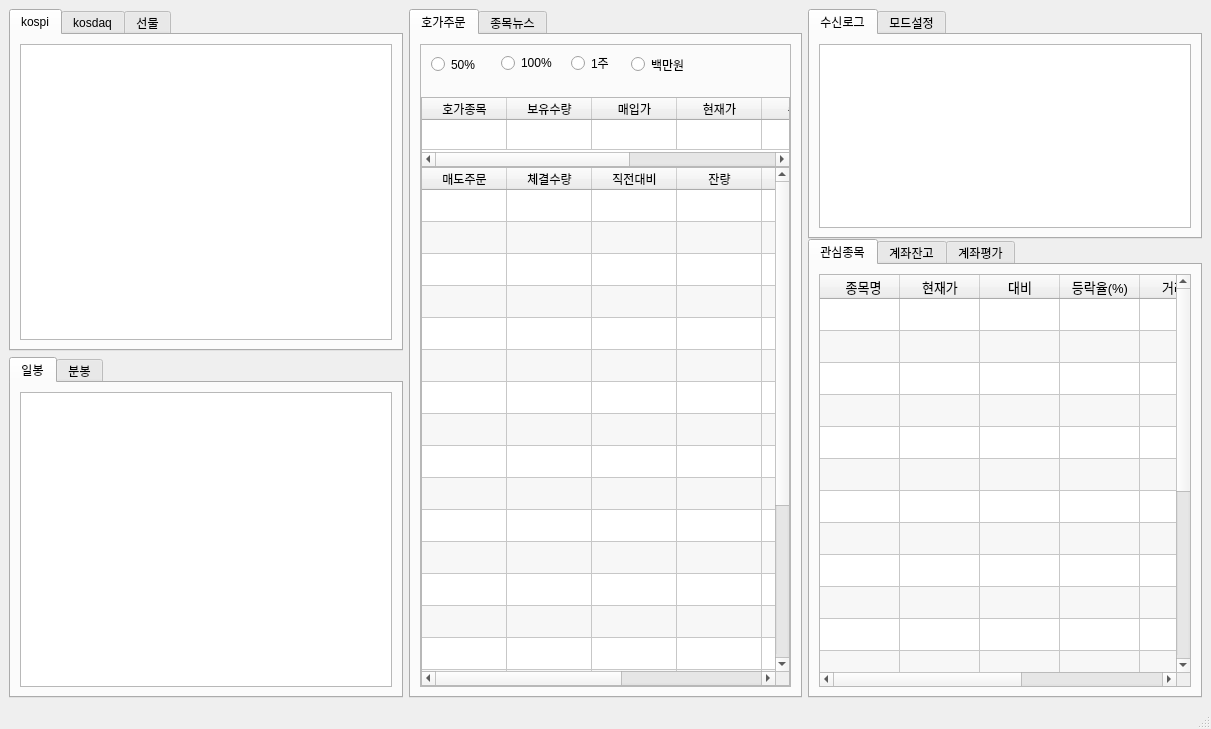
<?xml version="1.0" encoding="UTF-8"?>
<ui version="4.0">
 <class>MainWindow</class>
 <widget class="QMainWindow" name="MainWindow">
  <property name="geometry">
   <rect>
    <x>0</x>
    <y>0</y>
    <width>1211</width>
    <height>729</height>
   </rect>
  </property>
  <property name="windowTitle">
   <string>MainWindow</string>
  </property>
  <widget class="QWidget" name="centralwidget">
   <layout class="QGridLayout" name="gridLayout_10" columnstretch="0,0,0">
    <item row="1" column="0">
     <widget class="QTabWidget" name="code_chart">
      <property name="currentIndex">
       <number>0</number>
      </property>
      <widget class="QWidget" name="teb_daily">
       <attribute name="title">
        <string>일봉</string>
       </attribute>
       <layout class="QGridLayout" name="gridLayout_5">
        <item row="0" column="0">
         <widget class="PlotWidget" name="day_chart"/>
        </item>
       </layout>
      </widget>
      <widget class="QWidget" name="tab_weekly">
       <attribute name="title">
        <string>분봉</string>
       </attribute>
       <layout class="QGridLayout" name="gridLayout_7">
        <item row="0" column="0">
         <widget class="QGraphicsView" name="weekly_chart"/>
        </item>
       </layout>
      </widget>
     </widget>
    </item>
    <item row="0" column="0">
     <widget class="QTabWidget" name="market_chart">
      <property name="currentIndex">
       <number>0</number>
      </property>
      <widget class="QWidget" name="kospi">
       <attribute name="title">
        <string>kospi</string>
       </attribute>
       <layout class="QGridLayout" name="gridLayout">
        <item row="0" column="0">
         <widget class="PlotWidget" name="kospichart"/>
        </item>
       </layout>
      </widget>
      <widget class="QWidget" name="kosdaq">
       <attribute name="title">
        <string>kosdaq</string>
       </attribute>
       <layout class="QGridLayout" name="gridLayout_6">
        <item row="0" column="0">
         <widget class="QGraphicsView" name="kosdaqchart"/>
        </item>
       </layout>
      </widget>
      <widget class="QWidget" name="future">
       <attribute name="title">
        <string>선물</string>
       </attribute>
       <layout class="QGridLayout" name="gridLayout_9">
        <item row="0" column="0">
         <widget class="QGraphicsView" name="futurechart"/>
        </item>
       </layout>
      </widget>
     </widget>
    </item>
    <item row="0" column="1" rowspan="2">
     <widget class="QWidget" name="hoga_order" native="true">
      <layout class="QGridLayout" name="gridLayout_8" rowstretch="0,0">
       <property name="leftMargin">
        <number>0</number>
       </property>
       <property name="topMargin">
        <number>0</number>
       </property>
       <property name="rightMargin">
        <number>0</number>
       </property>
       <property name="bottomMargin">
        <number>0</number>
       </property>
       <property name="spacing">
        <number>0</number>
       </property>
       <item row="1" column="0">
        <widget class="QTabWidget" name="tabWidget">
         <property name="currentIndex">
          <number>0</number>
         </property>
         <widget class="QWidget" name="tab">
          <attribute name="title">
           <string>호가주문</string>
          </attribute>
          <layout class="QGridLayout" name="gridLayout_13">
           <item row="0" column="1">
            <widget class="QFrame" name="frame">
             <property name="frameShape">
              <enum>QFrame::StyledPanel</enum>
             </property>
             <property name="frameShadow">
              <enum>QFrame::Raised</enum>
             </property>
             <layout class="QGridLayout" name="gridLayout_14" rowstretch="80,80,800">
              <property name="leftMargin">
               <number>0</number>
              </property>
              <property name="topMargin">
               <number>0</number>
              </property>
              <property name="rightMargin">
               <number>0</number>
              </property>
              <property name="bottomMargin">
               <number>0</number>
              </property>
              <property name="spacing">
               <number>0</number>
              </property>
              <item row="1" column="0">
               <widget class="QTableWidget" name="table_hoga1">
                <property name="verticalScrollBarPolicy">
                 <enum>Qt::ScrollBarAlwaysOff</enum>
                </property>
                <property name="horizontalScrollBarPolicy">
                 <enum>Qt::ScrollBarAsNeeded</enum>
                </property>
                <property name="sizeAdjustPolicy">
                 <enum>QAbstractScrollArea::AdjustIgnored</enum>
                </property>
                <property name="autoScroll">
                 <bool>true</bool>
                </property>
                <property name="autoScrollMargin">
                 <number>16</number>
                </property>
                <property name="wordWrap">
                 <bool>false</bool>
                </property>
                <property name="rowCount">
                 <number>1</number>
                </property>
                <property name="columnCount">
                 <number>7</number>
                </property>
                <attribute name="horizontalHeaderDefaultSectionSize">
                 <number>85</number>
                </attribute>
                <attribute name="verticalHeaderVisible">
                 <bool>false</bool>
                </attribute>
                <attribute name="verticalHeaderDefaultSectionSize">
                 <number>30</number>
                </attribute>
                <row/>
                <column>
                 <property name="text">
                  <string>호가종목</string>
                 </property>
                </column>
                <column>
                 <property name="text">
                  <string>보유수량</string>
                 </property>
                </column>
                <column>
                 <property name="text">
                  <string>매입가</string>
                 </property>
                </column>
                <column>
                 <property name="text">
                  <string>현재가</string>
                 </property>
                </column>
                <column>
                 <property name="text">
                  <string>수익률</string>
                 </property>
                </column>
                <column>
                 <property name="text">
                  <string>평가손익</string>
                 </property>
                </column>
                <column>
                 <property name="text">
                  <string>평가금액</string>
                 </property>
                </column>
               </widget>
              </item>
              <item row="2" column="0">
               <widget class="QTableWidget" name="table_hoga2">
                <property name="alternatingRowColors">
                 <bool>true</bool>
                </property>
                <property name="wordWrap">
                 <bool>false</bool>
                </property>
                <property name="rowCount">
                 <number>22</number>
                </property>
                <property name="columnCount">
                 <number>7</number>
                </property>
                <attribute name="horizontalHeaderDefaultSectionSize">
                 <number>85</number>
                </attribute>
                <attribute name="horizontalHeaderHighlightSections">
                 <bool>true</bool>
                </attribute>
                <attribute name="horizontalHeaderStretchLastSection">
                 <bool>true</bool>
                </attribute>
                <attribute name="verticalHeaderVisible">
                 <bool>false</bool>
                </attribute>
                <attribute name="verticalHeaderCascadingSectionResizes">
                 <bool>false</bool>
                </attribute>
                <attribute name="verticalHeaderDefaultSectionSize">
                 <number>32</number>
                </attribute>
                <row/>
                <row/>
                <row/>
                <row/>
                <row/>
                <row/>
                <row/>
                <row/>
                <row/>
                <row/>
                <row/>
                <row/>
                <row/>
                <row/>
                <row/>
                <row/>
                <row/>
                <row/>
                <row/>
                <row/>
                <row/>
                <row/>
                <column>
                 <property name="text">
                  <string>매도주문</string>
                 </property>
                </column>
                <column>
                 <property name="text">
                  <string>체결수량</string>
                 </property>
                </column>
                <column>
                 <property name="text">
                  <string>직전대비</string>
                 </property>
                </column>
                <column>
                 <property name="text">
                  <string>잔량</string>
                 </property>
                </column>
                <column>
                 <property name="text">
                  <string>호가</string>
                 </property>
                </column>
                <column>
                 <property name="text">
                  <string>증감률</string>
                 </property>
                </column>
                <column>
                 <property name="text">
                  <string>매수주문</string>
                 </property>
                </column>
               </widget>
              </item>
              <item row="0" column="0">
               <widget class="QWidget" name="widget_2" native="true">
                <widget class="QRadioButton" name="radioButton">
                 <property name="geometry">
                  <rect>
                   <x>10</x>
                   <y>10</y>
                   <width>61</width>
                   <height>19</height>
                  </rect>
                 </property>
                 <property name="text">
                  <string>50%</string>
                 </property>
                </widget>
                <widget class="QRadioButton" name="radioButton_3">
                 <property name="geometry">
                  <rect>
                   <x>80</x>
                   <y>10</y>
                   <width>71</width>
                   <height>16</height>
                  </rect>
                 </property>
                 <property name="text">
                  <string>100%</string>
                 </property>
                </widget>
                <widget class="QRadioButton" name="radioButton_2">
                 <property name="geometry">
                  <rect>
                   <x>150</x>
                   <y>10</y>
                   <width>51</width>
                   <height>16</height>
                  </rect>
                 </property>
                 <property name="text">
                  <string>1주</string>
                 </property>
                </widget>
                <widget class="QRadioButton" name="radioButton_4">
                 <property name="geometry">
                  <rect>
                   <x>210</x>
                   <y>10</y>
                   <width>91</width>
                   <height>19</height>
                  </rect>
                 </property>
                 <property name="text">
                  <string>백만원</string>
                 </property>
                </widget>
               </widget>
              </item>
             </layout>
            </widget>
           </item>
          </layout>
         </widget>
         <widget class="QWidget" name="tab_2">
          <attribute name="title">
           <string>종목뉴스</string>
          </attribute>
         </widget>
        </widget>
       </item>
      </layout>
     </widget>
    </item>
    <item row="0" column="2" rowspan="2">
     <widget class="QWidget" name="widget" native="true">
      <layout class="QGridLayout" name="gridLayout_4" rowstretch="100,200">
       <property name="leftMargin">
        <number>0</number>
       </property>
       <property name="topMargin">
        <number>0</number>
       </property>
       <property name="rightMargin">
        <number>0</number>
       </property>
       <property name="bottomMargin">
        <number>0</number>
       </property>
       <property name="spacing">
        <number>0</number>
       </property>
       <item row="0" column="0">
        <widget class="QTabWidget" name="control">
         <property name="currentIndex">
          <number>0</number>
         </property>
         <widget class="QWidget" name="tab_4">
          <attribute name="title">
           <string>수신로그</string>
          </attribute>
          <layout class="QGridLayout" name="gridLayout_12">
           <item row="0" column="0">
            <widget class="QTextEdit" name="textEdit">
             <property name="readOnly">
              <bool>true</bool>
             </property>
            </widget>
           </item>
          </layout>
         </widget>
         <widget class="QWidget" name="tab_5">
          <attribute name="title">
           <string>모드설정</string>
          </attribute>
         </widget>
        </widget>
       </item>
       <item row="1" column="0">
        <widget class="QTabWidget" name="gwansimNaccount">
         <property name="currentIndex">
          <number>0</number>
         </property>
         <widget class="QWidget" name="tab_gwansim">
          <attribute name="title">
           <string>관심종목</string>
          </attribute>
          <layout class="QGridLayout" name="gridLayout_3">
           <item row="0" column="0">
            <widget class="QTableWidget" name="table_gwansim">
             <property name="font">
              <font>
               <pointsize>10</pointsize>
              </font>
             </property>
             <property name="cursor" stdset="0">
              <cursorShape>ArrowCursor</cursorShape>
             </property>
             <property name="editTriggers">
              <set>QAbstractItemView::NoEditTriggers</set>
             </property>
             <property name="alternatingRowColors">
              <bool>true</bool>
             </property>
             <property name="wordWrap">
              <bool>false</bool>
             </property>
             <property name="rowCount">
              <number>20</number>
             </property>
             <property name="columnCount">
              <number>7</number>
             </property>
             <attribute name="horizontalHeaderCascadingSectionResizes">
              <bool>false</bool>
             </attribute>
             <attribute name="horizontalHeaderDefaultSectionSize">
              <number>80</number>
             </attribute>
             <attribute name="horizontalHeaderHighlightSections">
              <bool>false</bool>
             </attribute>
             <attribute name="horizontalHeaderShowSortIndicator" stdset="0">
              <bool>false</bool>
             </attribute>
             <attribute name="horizontalHeaderStretchLastSection">
              <bool>false</bool>
             </attribute>
             <attribute name="verticalHeaderVisible">
              <bool>false</bool>
             </attribute>
             <attribute name="verticalHeaderDefaultSectionSize">
              <number>32</number>
             </attribute>
             <row/>
             <row/>
             <row/>
             <row/>
             <row/>
             <row/>
             <row/>
             <row/>
             <row/>
             <row/>
             <row/>
             <row/>
             <row/>
             <row/>
             <row/>
             <row/>
             <row/>
             <row/>
             <row/>
             <row/>
             <column>
              <property name="text">
               <string>    종목명  </string>
              </property>
             </column>
             <column>
              <property name="text">
               <string>현재가</string>
              </property>
             </column>
             <column>
              <property name="text">
               <string>대비</string>
              </property>
             </column>
             <column>
              <property name="text">
               <string>등락율(%)</string>
              </property>
             </column>
             <column>
              <property name="text">
               <string>거래량</string>
              </property>
             </column>
             <column>
              <property name="text">
               <string>거래대금</string>
              </property>
             </column>
             <column>
              <property name="text">
               <string>체결강도</string>
              </property>
             </column>
            </widget>
           </item>
          </layout>
         </widget>
         <widget class="QWidget" name="tab_account">
          <attribute name="title">
           <string>계좌잔고</string>
          </attribute>
          <layout class="QGridLayout" name="gridLayout_2">
           <item row="0" column="0">
            <widget class="QTableWidget" name="table_account">
             <property name="editTriggers">
              <set>QAbstractItemView::NoEditTriggers</set>
             </property>
             <property name="alternatingRowColors">
              <bool>true</bool>
             </property>
             <property name="rowCount">
              <number>20</number>
             </property>
             <property name="columnCount">
              <number>7</number>
             </property>
             <attribute name="horizontalHeaderDefaultSectionSize">
              <number>90</number>
             </attribute>
             <attribute name="verticalHeaderVisible">
              <bool>false</bool>
             </attribute>
             <row/>
             <row/>
             <row/>
             <row/>
             <row/>
             <row/>
             <row/>
             <row/>
             <row/>
             <row/>
             <row/>
             <row/>
             <row/>
             <row/>
             <row/>
             <row/>
             <row/>
             <row/>
             <row/>
             <row/>
             <column>
              <property name="text">
               <string>종목명</string>
              </property>
             </column>
             <column>
              <property name="text">
               <string>보유수량</string>
              </property>
             </column>
             <column>
              <property name="text">
               <string>매입가</string>
              </property>
             </column>
             <column>
              <property name="text">
               <string>현재가</string>
              </property>
             </column>
             <column>
              <property name="text">
               <string>수익률(%)</string>
              </property>
             </column>
             <column>
              <property name="text">
               <string>평가손익</string>
              </property>
             </column>
             <column>
              <property name="text">
               <string>평가금액</string>
              </property>
             </column>
            </widget>
           </item>
          </layout>
         </widget>
         <widget class="QWidget" name="tab_acc_p">
          <attribute name="title">
           <string>계좌평가</string>
          </attribute>
          <layout class="QGridLayout" name="gridLayout_11">
           <item row="0" column="0">
            <widget class="QTableWidget" name="table_acc_eva">
             <property name="editTriggers">
              <set>QAbstractItemView::NoEditTriggers</set>
             </property>
             <property name="alternatingRowColors">
              <bool>true</bool>
             </property>
             <property name="rowCount">
              <number>16</number>
             </property>
             <property name="columnCount">
              <number>6</number>
             </property>
             <attribute name="horizontalHeaderDefaultSectionSize">
              <number>95</number>
             </attribute>
             <attribute name="verticalHeaderVisible">
              <bool>false</bool>
             </attribute>
             <row>
              <property name="text">
               <string/>
              </property>
             </row>
             <row/>
             <row/>
             <row/>
             <row/>
             <row/>
             <row/>
             <row/>
             <row/>
             <row/>
             <row/>
             <row/>
             <row/>
             <row/>
             <row/>
             <row/>
             <column>
              <property name="text">
               <string>계좌번호</string>
              </property>
             </column>
             <column>
              <property name="text">
               <string>추정예탁자산</string>
              </property>
             </column>
             <column>
              <property name="text">
               <string>수익률(%)</string>
              </property>
             </column>
             <column>
              <property name="text">
               <string>총평가손익</string>
              </property>
             </column>
             <column>
              <property name="text">
               <string>총매입금액</string>
              </property>
             </column>
             <column>
              <property name="text">
               <string>총평가금액</string>
              </property>
             </column>
            </widget>
           </item>
          </layout>
         </widget>
        </widget>
       </item>
      </layout>
     </widget>
    </item>
   </layout>
  </widget>
  <widget class="QMenuBar" name="menubar">
   <property name="geometry">
    <rect>
     <x>0</x>
     <y>0</y>
     <width>1211</width>
     <height>26</height>
    </rect>
   </property>
  </widget>
  <widget class="QStatusBar" name="statusbar"/>
 </widget>
 <customwidgets>
  <customwidget>
   <class>PlotWidget</class>
   <extends>QGraphicsView</extends>
   <header>pyqtgraph</header>
  </customwidget>
 </customwidgets>
 <resources/>
 <connections/>
</ui>
